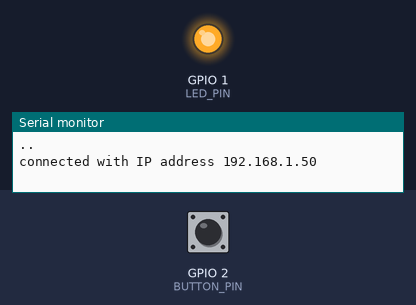
A sketch run on a simulated ESP8266 (NodeMCU). On the bench: output pins drawn as LEDs (lit = HIGH), the last lines printed to the serial monitor. The test bench sets the inputs (shaded band); at power-on: GPIO 2 (BUTTON_PIN) HIGH. WiFi joins after 1.5 s; servers stay silent unless stated.

Above: at 2.7 s.
2.8 s: GPIO 2 (BUTTON_PIN) pulled LOW for 0.15 s
At 3.04 s:
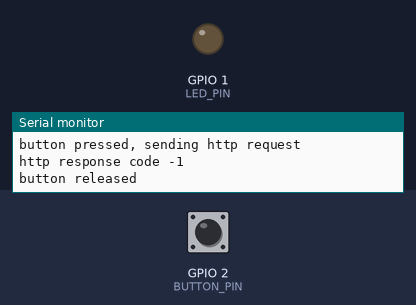
5.8 s: GPIO 2 (BUTTON_PIN) pulled LOW for 1 s
At 9.2 s:
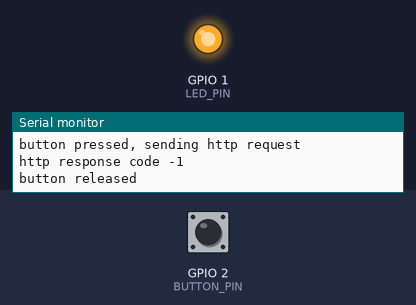
9.5 s: GPIO 2 (BUTTON_PIN) pulled LOW for 3.2 s
At 9.8 s:
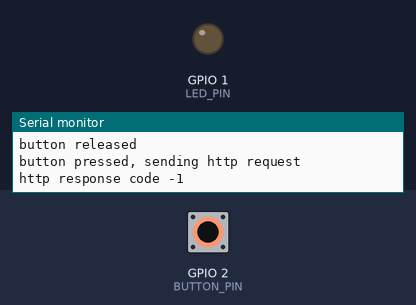
Timing chart, 0 to 15.5 s (numbered marks = the images above; inputs shaded):
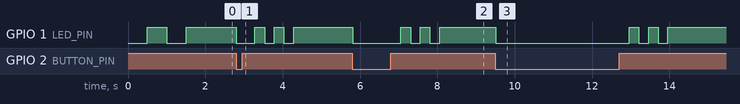

Measured:
- after the input at 2.8 s, GPIO 1 (LED_PIN): HIGH → LOW at once, then repeats every 0.50 s: HIGH 0.25 s, LOW 0.25 s, until it stays HIGH from 4.3 s
- after the input at 5.8 s, GPIO 1 (LED_PIN): HIGH → LOW at once, then repeats every 0.50 s: HIGH 0.25 s, LOW 0.25 s, until it stays HIGH from 8.1 s
- after the input at 9.5 s, GPIO 1 (LED_PIN): HIGH → LOW at once, then repeats every 0.50 s: HIGH 0.25 s, LOW 0.25 s, until it stays HIGH from 14.0 s

The sketch:

deepsleep-button.ino
```cpp
#include <ESP8266WiFi.h>
#include <ESP8266HTTPClient.h>
#include "config.h"

void setup() {
  Serial.begin(115200);
  pinMode(LED_PIN, OUTPUT);
  pinMode(BUTTON_PIN, INPUT_PULLUP);

  bool ledOn = HIGH;
  Serial.printf("connect to wifi ssid %s password %s\n", WIFI_SSID, WIFI_PASSWORD);
  WiFi.begin(WIFI_SSID, WIFI_PASSWORD);
  delay(500);
  while (WiFi.status() != WL_CONNECTED) {
    digitalWrite(LED_PIN, ledOn);
    Serial.print(".");
    ledOn ^= HIGH;
    delay(500);
  }
  digitalWrite(LED_PIN, HIGH);
  Serial.printf("\nconnected with IP address %s\n", WiFi.localIP().toString().c_str());
}

HTTPClient http;
bool requestError;

void onButtonPress() {
  Serial.println("button pressed, sending http request");
  digitalWrite(LED_PIN, LOW);
  http.begin(TRIGGER_URL);
  int resCode = http.GET();
  http.end();
  Serial.printf("http response code %d\n", resCode);
  requestError = resCode != 200;
}

void onButtonRelease() {
  Serial.println("button released");
  if (requestError) {
    bool ledOn = false;
    for (int i = 0; i < 6; i++) {
      delay(250);
      ledOn ^= true;
      digitalWrite(LED_PIN, ledOn);
    }
  }
  digitalWrite(LED_PIN, HIGH);
}

bool previouslyPressed = false;
void loop() {
  if (digitalRead(BUTTON_PIN) == LOW) {
    //button pressed
    if (!previouslyPressed) {
      onButtonPress();
      previouslyPressed = true;
    }
  } else {
    if (previouslyPressed) {
      onButtonRelease();
    }
    previouslyPressed = false;
  }
  delay(25);
}
```

config.h
```cpp
#define LED_PIN 1
#define BUTTON_PIN 2
#define WIFI_SSID "wifiNetworkName"
#define WIFI_PASSWORD "password123"
#define TRIGGER_URL "http://10.26.0.1/start"
```
